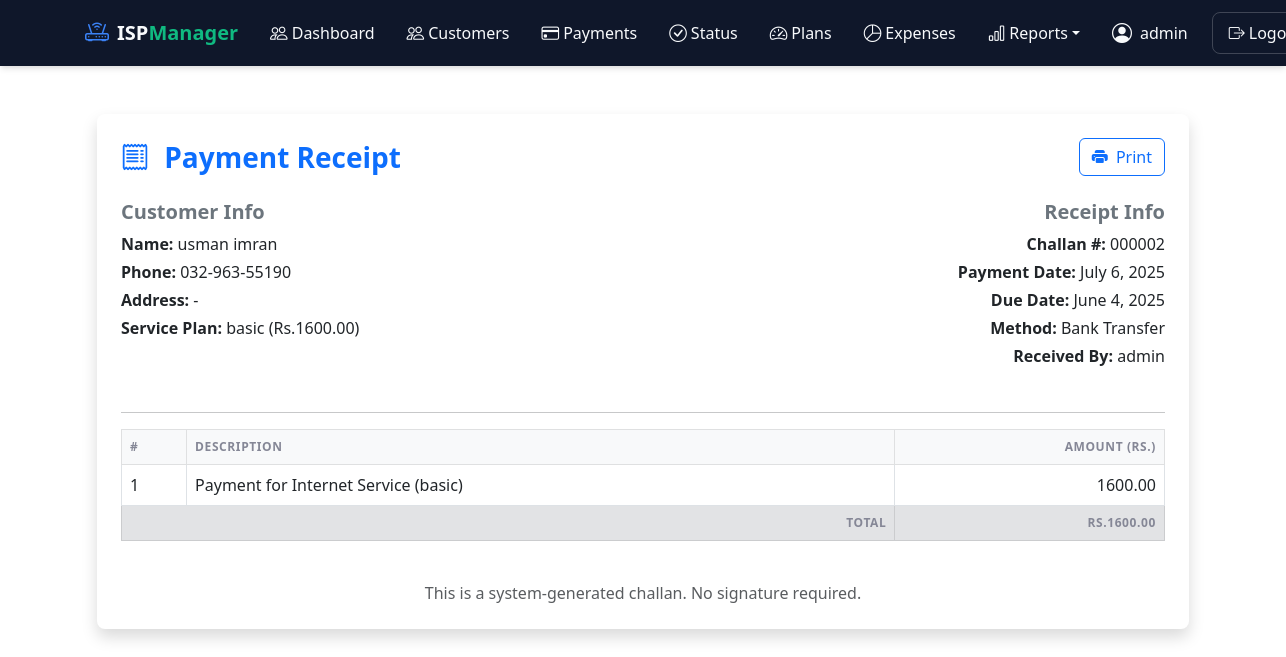
The page /payments/2/challan/ (signed in) on the database as committed earlier.
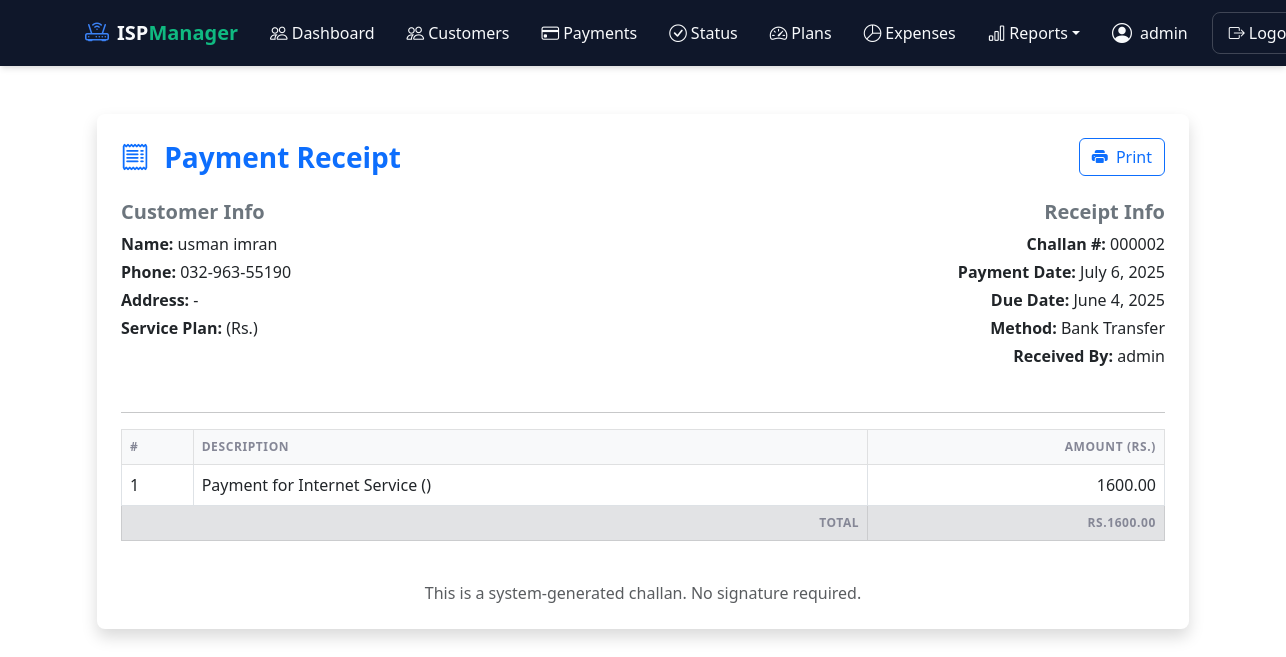
The same page on the database as committed later.
### customers/models.py (models this page shows, shortened)
class Payment(models.Model):
    METHOD_CHOICES = [
        ('cash', 'Cash'),
        ('bank', 'Bank Transfer'),
        ('card', 'Credit Card'),
        ('mobile', 'Mobile Payment'),
    ]
    customer = models.ForeignKey(Customer, on_delete=models.CASCADE, related_name='payments')
    amount = models.DecimalField(max_digits=10, decimal_places=2)
    payment_date = models.DateField()
    month_for = models.DateField(default=date.today)  # month being paid for
    method = models.CharField(max_length=10, choices=METHOD_CHOICES)
    received_by = models.ForeignKey(User, on_delete=models.PROTECT)
    class Meta:
        unique_together = ('customer', 'month_for')
    PAYMENT_METHODS = [
        ('cash', 'Cash'),
        ('bank', 'Bank Transfer'),
        ('card', 'Credit Card'),
        ('mobile', 'Mobile Payment'),
    ]
    customer = models.ForeignKey(Customer, on_delete=models.CASCADE, related_name='payments')
    amount = models.DecimalField(max_digits=10, decimal_places=2, validators=[MinValueValidator(0)])
    payment_date = models.DateField()
    method = models.CharField(max_length=10, choices=PAYMENT_METHODS)
    received_by = models.ForeignKey(User, on_delete=models.PROTECT)
    notes = models.TextField(blank=True, null=True)
    invoice_number = models.CharField(max_length=20, unique=True)

class Customer(models.Model):
    STATUS_CHOICES = [
        ('active', 'Active'),
        ('inactive', 'Inactive'),
        ('suspended', 'Suspended'),
    ]
    username = models.CharField(
        max_length=50,
        unique=True,
        help_text="Unique username for customer login"
    )
    first_name = models.CharField(max_length=100)
    last_name = models.CharField(max_length=100)
    join_date = models.DateField(default=timezone.now)
    phone = models.CharField(max_length=20)
    service_plan = models.ForeignKey(
        'ServicePlan',
        on_delete=models.SET_NULL,
        null=True,
        blank=True
    )
    service_installation_date = models.DateField(null=True, blank=True)
    status = models.CharField(
        max_length=10,
        choices=STATUS_CHOICES,
        default='active'
    )
    id_card_front = models.ImageField(
        upload_to=customer_id_upload_path,
        validators=[FileExtensionValidator(['jpg', 'jpeg', 'png'])],
        verbose_name="ID Card Front",
        blank=True,
        null=True
    )
    id_card_back = models.ImageField(
        upload_to=customer_id_upload_path,
        validators=[FileExtensionValidator(['jpg', 'jpeg', 'png'])],
        verbose_name="ID Card Back",
        blank=True,
        null=True
    )
    created_at = models.DateTimeField(auto_now_add=True)
    updated_at = models.DateTimeField(auto_now=True)
    class Meta:
        ordering = ['-join_date']
        verbose_name = "Customer"
        verbose_name_plural = "Customers"

class ServicePlan(models.Model):
    name = models.CharField(max_length=100)
    speed = models.CharField(max_length=50)
    price = models.DecimalField(max_digits=10, decimal_places=2)
    monthly_limit = models.PositiveIntegerField()  # GB
    is_active = models.BooleanField(default=True)

### customers/views.py (the view)
# urls.py: path('payments/<int:pk>/challan/', payment_challan_view, name='payment_challan'),
@login_required
def payment_challan_view(request, pk):
    payment = get_object_or_404(Payment, pk=pk)
    install_day = payment.customer.service_installation_date.day
    due_date = payment.month_for.replace(day=install_day)
    return render(request, 'customers/challan.html', {
        'payment': payment,
        'due_date': due_date,
    })

### templates/customers/challan.html (shortened to what this page needs)
{% extends "base.html" %}
{% block content %}
<div class="container mt-5" id="challan-content">
    <div class="card shadow border-0 p-4">
        <div class="d-flex justify-content-between align-items-center mb-4">
            <h3 class="fw-bold text-primary mb-0">
                <i class="bi bi-receipt me-2"></i> Payment Receipt
            </h3>
            <button class="btn btn-outline-primary" onclick="window.print()">
                <i class="bi bi-printer-fill me-1"></i> Print
            </button>
        </div>
        <div class="row mb-4">
            <div class="col-md-6">
                <h5 class="fw-bold text-secondary">Customer Info</h5>
                <p class="mb-1"><strong>Name:</strong> {{ payment.customer.first_name }} {{ payment.customer.last_name }}</p>
                <p class="mb-1"><strong>Phone:</strong> {{ payment.customer.phone|default:"-" }}</p>
                <p class="mb-1"><strong>Address:</strong> {{ payment.customer.address|linebreaksbr|default:"-" }}</p>
                <p class="mb-1"><strong>Service Plan:</strong> {{ payment.customer.service_plan.name }} (Rs.{{ payment.customer.service_plan.price }})</p>
            </div>
            <div class="col-md-6 text-md-end">
                <h5 class="fw-bold text-secondary">Receipt Info</h5>
                <p class="mb-1"><strong>Challan #:</strong> {{ payment.pk|stringformat:"06d" }}</p>
                <p class="mb-1"><strong>Payment Date:</strong> {{ payment.payment_date|date:"F j, Y" }}</p>
                <p class="mb-1"><strong>Due Date:</strong> {{ due_date|date:"F j, Y" }}</p>
                <p class="mb-1"><strong>Method:</strong> {{ payment.get_method_display }}</p>
                <p class="mb-1"><strong>Received By:</strong> {{ payment.received_by.get_full_name|default:payment.received_by.username }}</p>
            </div>
        </div>
        <hr>
        <div class="row">
            <div class="col-md-12">
                <table class="table table-bordered">
                    <thead class="table-light">
                        <tr>
                            <th>#</th>
                            <th>Description</th>
                            <th class="text-end">Amount (Rs.)</th>
                        </tr>
                    </thead>
                    <tbody>
                        <tr>
                            <td>1</td>
                            <td>Payment for Internet Service ({{ payment.customer.service_plan.name }})</td>
                            <td class="text-end">{{ payment.amount }}</td>
                        </tr>
                    </tbody>
                    <tfoot>
                        <tr class="table-secondary">
                            <th colspan="2" class="text-end">Total</th>
                            <th class="text-end">Rs.{{ payment.amount }}</th>
                        </tr>
                    </tfoot>
                </table>
            </div>
        </div>
        <p class="text-muted mt-4 mb-0 text-center">
            This is a system-generated challan. No signature required.
        </p>
    </div>
</div>
{% endblock %}

Rows that differ between the two databases and show on the page:
changed through a linked row, Payment "Bank Transfer": customer.service_plan.name "basic" → (not shown); customer.service_plan.price "1600.00" → (not shown)
